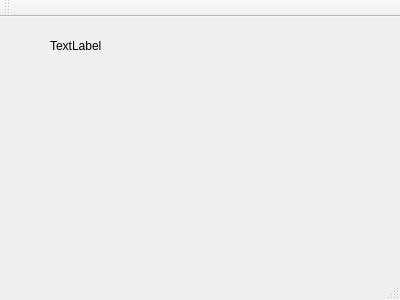
<?xml version="1.0" encoding="UTF-8"?>
<ui version="4.0">
 <class>MainWindow</class>
 <widget class="QMainWindow" name="MainWindow">
  <property name="geometry">
   <rect>
    <x>0</x>
    <y>0</y>
    <width>400</width>
    <height>300</height>
   </rect>
  </property>
  <property name="windowTitle">
   <string>MainWindow</string>
  </property>
  <widget class="QWidget" name="centralWidget">
   <widget class="QLabel" name="lbrelogio">
    <property name="geometry">
     <rect>
      <x>50</x>
      <y>20</y>
      <width>67</width>
      <height>17</height>
     </rect>
    </property>
    <property name="text">
     <string>TextLabel</string>
    </property>
   </widget>
  </widget>
  <widget class="QMenuBar" name="menuBar">
   <property name="geometry">
    <rect>
     <x>0</x>
     <y>0</y>
     <width>400</width>
     <height>22</height>
    </rect>
   </property>
  </widget>
  <widget class="QToolBar" name="mainToolBar">
   <attribute name="toolBarArea">
    <enum>TopToolBarArea</enum>
   </attribute>
   <attribute name="toolBarBreak">
    <bool>false</bool>
   </attribute>
  </widget>
  <widget class="QStatusBar" name="statusBar"/>
 </widget>
 <layoutdefault spacing="6" margin="11"/>
 <resources/>
 <connections/>
</ui>
